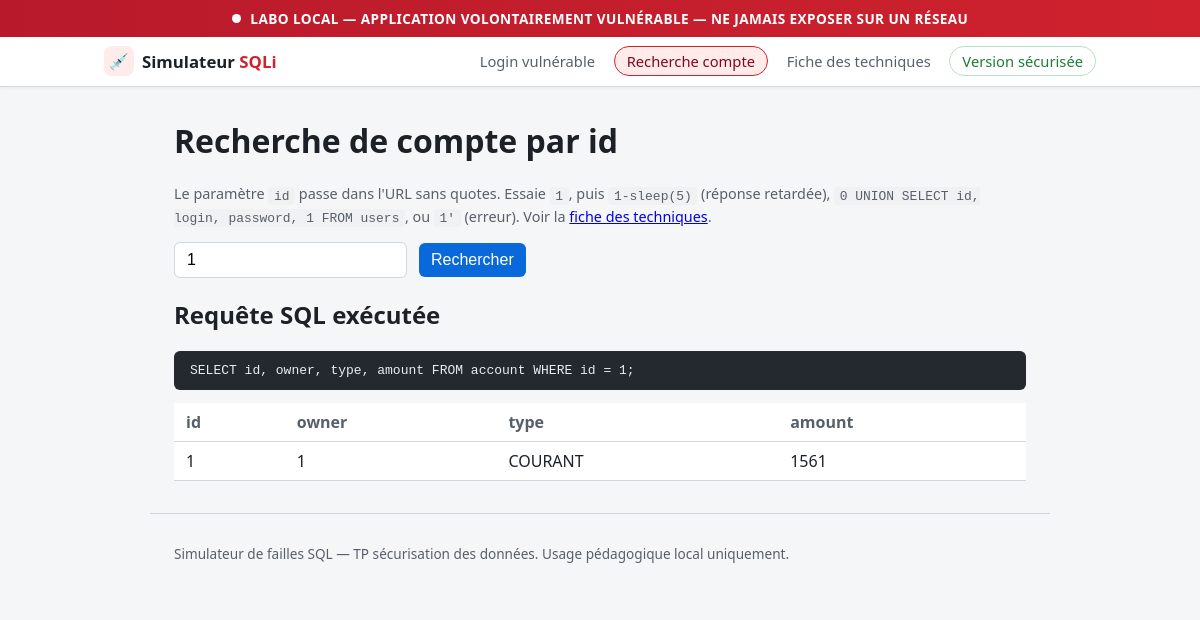
Screenshot of /compte.php?id=1 with the database file from the repository.
### tables this page shows
CREATE TABLE account (
    id     INT(11)     NOT NULL AUTO_INCREMENT,
    owner  INT(11)     NOT NULL,
    type   VARCHAR(10) NOT NULL,
    amount INT(11)     NOT NULL,
    PRIMARY KEY (id),
    KEY owner (owner)
);

### compte.php (the view, shortened to what this page needs)
<?php
$id = $_GET['id'] ?? '';
$sql = null;
$lignes = [];
$erreur = null;
$soumis = ($id !== '');
if ($soumis) {
    $conn = db_connect();
    $sql = "SELECT id, owner, type, amount FROM account WHERE id = $id;";
    $res = $conn->query($sql);
    if ($res === false) {
        $erreur = '#' . $conn->errno . ' - ' . $conn->error;
    } else {
        while ($row = $res->fetch_assoc()) {
            $lignes[] = $row;
        }
    }
}
require __DIR__ . '/includes/header.php';
?>
  <h1>Recherche de compte par id</h1>
  <p class="hint">
    Le param&egrave;tre <code>id</code> passe dans l'URL sans quotes. Essaie
    <code>1</code>, puis <code>1-sleep(5)</code> (r&eacute;ponse retard&eacute;e),
    <code>0 UNION SELECT id, login, password, 1 FROM users</code>, ou <code>1'</code>
    (erreur). Voir la <a href="techniques.php">fiche des techniques</a>.
  </p>
  <form method="get" class="form-inline">
    <input type="text" name="id" value="<?= htmlspecialchars($id) ?>" placeholder="id du compte">
    <button type="submit">Rechercher</button>
  </form>
<?php if ($soumis): ?>
  <h2>Requ&ecirc;te SQL ex&eacute;cut&eacute;e</h2>
  <pre class="sql-echo"><?= htmlspecialchars($sql) ?></pre>
  <?php if ($erreur !== null): ?>
    <p class="error">Erreur MySQL : <?= htmlspecialchars($erreur) ?></p>
  <?php elseif ($lignes): ?>
    <table>
      <thead><tr><?php foreach (array_keys($lignes[0]) as $col): ?><th><?= htmlspecialchars($col) ?></th><?php endforeach; ?></tr></thead>
      <tbody>
        <?php foreach ($lignes as $row): ?>
          <tr><?php foreach ($row as $val): ?><td><?= htmlspecialchars((string) $val) ?></td><?php endforeach; ?></tr>
        <?php endforeach; ?>
      </tbody>
    </table>
  <?php else: ?>
    <p>Aucune ligne.</p>
  <?php endif; ?>
<?php endif; ?>
<?php require __DIR__ . '/includes/footer.php'; ?>

### includes/header.php (shortened to what this page needs)
<?php
$page_courante = basename($_SERVER['SCRIPT_NAME']);
$onglets = [
    'index.php'      => ['Login vuln&eacute;rable', 'nav-danger'],
    'compte.php'     => ['Recherche compte', 'nav-danger'],
    'techniques.php' => ['Fiche des techniques', ''],
    'secure.php'     => ['Version s&eacute;curis&eacute;e', 'nav-safe'],
];
?><!doctype html>
<html lang="fr">
<head>
  <link rel="stylesheet" href="style.css">
</head>
<body>
  <div class="warning-banner">
    <span class="warning-dot"></span>
    LABO LOCAL &mdash; APPLICATION VOLONTAIREMENT VULN&Eacute;RABLE &mdash; NE JAMAIS EXPOSER SUR UN R&Eacute;SEAU
  </div>
  <header>
    <nav>
      <a class="brand" href="index.php">
        <span class="brand-icon">&#128137;</span>
        <span>Simulateur <strong>SQLi</strong></span>
      </a>
      <div class="nav-links">
        <?php foreach ($onglets as $fichier => [$libelle, $classe]): ?>
          <a
            href="<?= $fichier ?>"
            class="nav-link <?= $classe ?><?= $fichier === $page_courante ? ' active' : '' ?>"
          ><?= $libelle ?></a>
        <?php endforeach; ?>
      </div>
    </nav>
  </header>
  <main>

### includes/footer.php
  </main>
  <footer>
    <p>Simulateur de failles SQL &mdash; TP s&eacute;curisation des donn&eacute;es. Usage p&eacute;dagogique local uniquement.</p>
  </footer>
</body>
</html>

### style.css (style rules this page uses)
:root { color-scheme: light; --bg: #f5f6f8; --fg: #1c2128; --muted: #57606a; --border: #d0d7de; --accent: #0969da; --danger-bg: #ffebe9; --danger-border: #cf222e; --danger-fg: #82071e; --ok-fg: #1a7f37; }
* { box-sizing: border-box; }
body { margin: 0; font-family: system-ui, -apple-system, "Segoe UI", sans-serif; background: var(--bg); color: var(--fg); }
.warning-banner { display: flex; align-items: center; justify-content: center; gap: 0.6rem; background: linear-gradient(90deg, #b81a2b, var(--danger-border)); color: #fff; font-weight: 700; text-align: center; padding: 0.55rem 1rem; letter-spacing: 0.03em; font-size: 0.85rem; }
.warning-dot { width: 9px; height: 9px; border-radius: 50%; background: #fff; box-shadow: 0 0 0 0 rgba(255, 255, 255, 0.7); animation: pulse 1.8s infinite; flex: 0 0 auto; }
header { position: sticky; top: 0; z-index: 10; background: #fff; border-bottom: 1px solid var(--border); box-shadow: 0 1px 3px rgba(27, 33, 40, 0.06); }
nav { display: flex; align-items: center; gap: 1.25rem; max-width: 1040px; margin: 0 auto; padding: 0.6rem 1.5rem; flex-wrap: wrap; }
nav .brand { display: inline-flex; align-items: center; gap: 0.5rem; font-size: 1.05rem; font-weight: 600; text-decoration: none; color: var(--fg); }
nav .brand strong { color: var(--danger-border); }
.brand-icon { display: inline-flex; align-items: center; justify-content: center; width: 30px; height: 30px; border-radius: 8px; background: var(--danger-bg); font-size: 1rem; }
.nav-links { display: flex; align-items: center; gap: 0.35rem; margin-left: auto; flex-wrap: wrap; }
.nav-link { padding: 0.4rem 0.75rem; border-radius: 999px; text-decoration: none; color: var(--muted); font-size: 0.92rem; font-weight: 500; line-height: 1; border: 1px solid transparent; transition: background 0.15s, color 0.15s, border-color 0.15s; }
.nav-link.nav-danger.active { background: var(--danger-bg); color: var(--danger-fg); border-color: var(--danger-border); }
.nav-link.nav-safe { color: var(--ok-fg); border-color: #b5e2c4; }
main { max-width: 900px; margin: 2rem auto; padding: 0 1.5rem; }
h1 { margin-top: 0; }
table { width: 100%; border-collapse: collapse; background: #fff; margin: 0.5rem 0 1rem; }
th, td { text-align: left; padding: 0.5rem 0.75rem; border-bottom: 1px solid var(--border); }
th { color: var(--muted); font-weight: 600; }
.form, .form-inline { display: flex; flex-direction: column; gap: 0.75rem; max-width: 340px; }
.form-inline { flex-direction: row; max-width: none; align-items: center; }
input, button { padding: 0.5rem 0.75rem; border: 1px solid var(--border); border-radius: 6px; font-size: 1rem; }
button { background: var(--accent); color: #fff; border: none; cursor: pointer; }
code { background: #eff1f3; padding: 0.1rem 0.35rem; border-radius: 4px; font-size: 0.9em; word-break: break-word; }
.hint { color: var(--muted); font-size: 0.9rem; line-height: 1.5; }
.sql-echo { background: #24292f; color: #e6edf3; padding: 0.75rem 1rem; border-radius: 6px; overflow-x: auto; white-space: pre-wrap; word-break: break-word; }
footer { max-width: 900px; margin: 2rem auto; padding: 1rem 1.5rem; color: var(--muted); font-size: 0.85rem; border-top: 1px solid var(--border); }

### rows the page displays
account: val "1", type "COURANT", amount "1561"

### other values shown
$libelle "Login vulnérable"
$libelle "Recherche compte"
$libelle "Fiche des techniques"
$libelle "Version sécurisée"
$sql "SELECT id, owner, type, amount FROM account WHERE id = 1;"
$col "id"
$col "owner"
$col "type"
$col "amount"
